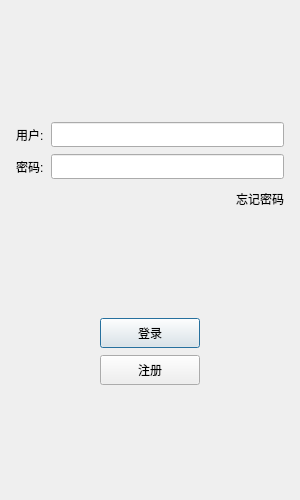
<?xml version="1.0" encoding="UTF-8"?>
<ui version="4.0">
 <class>LoginDialog</class>
 <widget class="QDialog" name="LoginDialog">
  <property name="geometry">
   <rect>
    <x>0</x>
    <y>0</y>
    <width>300</width>
    <height>500</height>
   </rect>
  </property>
  <property name="minimumSize">
   <size>
    <width>300</width>
    <height>500</height>
   </size>
  </property>
  <property name="maximumSize">
   <size>
    <width>300</width>
    <height>500</height>
   </size>
  </property>
  <property name="windowTitle">
   <string>Dialog</string>
  </property>
  <layout class="QVBoxLayout" name="verticalLayout_2">
   <item>
    <layout class="QVBoxLayout" name="verticalLayout">
     <property name="spacing">
      <number>7</number>
     </property>
     <property name="leftMargin">
      <number>5</number>
     </property>
     <property name="topMargin">
      <number>5</number>
     </property>
     <property name="rightMargin">
      <number>5</number>
     </property>
     <property name="bottomMargin">
      <number>5</number>
     </property>
     <item>
      <widget class="QWidget" name="widget" native="true">
       <layout class="QGridLayout" name="gridLayout">
        <item row="0" column="0">
         <widget class="QLabel" name="label">
          <property name="text">
           <string/>
          </property>
          <property name="pixmap">
           <pixmap resource="rc.qrc">:/res/atri.png</pixmap>
          </property>
          <property name="alignment">
           <set>Qt::AlignmentFlag::AlignCenter</set>
          </property>
         </widget>
        </item>
        <item row="1" column="0">
         <spacer name="verticalSpacer">
          <property name="orientation">
           <enum>Qt::Orientation::Vertical</enum>
          </property>
          <property name="sizeHint" stdset="0">
           <size>
            <width>20</width>
            <height>40</height>
           </size>
          </property>
         </spacer>
        </item>
       </layout>
      </widget>
     </item>
     <item>
      <layout class="QHBoxLayout" name="horizontalLayout">
       <property name="spacing">
        <number>7</number>
       </property>
       <item>
        <widget class="QLabel" name="user_label">
         <property name="minimumSize">
          <size>
           <width>0</width>
           <height>25</height>
          </size>
         </property>
         <property name="maximumSize">
          <size>
           <width>16777215</width>
           <height>25</height>
          </size>
         </property>
         <property name="text">
          <string>用户:</string>
         </property>
        </widget>
       </item>
       <item>
        <widget class="QLineEdit" name="user_edit">
         <property name="minimumSize">
          <size>
           <width>0</width>
           <height>25</height>
          </size>
         </property>
         <property name="maximumSize">
          <size>
           <width>16777215</width>
           <height>25</height>
          </size>
         </property>
        </widget>
       </item>
      </layout>
     </item>
     <item>
      <layout class="QHBoxLayout" name="horizontalLayout_2">
       <item>
        <widget class="QLabel" name="pass_label">
         <property name="minimumSize">
          <size>
           <width>0</width>
           <height>25</height>
          </size>
         </property>
         <property name="maximumSize">
          <size>
           <width>16777215</width>
           <height>25</height>
          </size>
         </property>
         <property name="text">
          <string>密码:</string>
         </property>
        </widget>
       </item>
       <item>
        <widget class="QLineEdit" name="pass_edit">
         <property name="minimumSize">
          <size>
           <width>0</width>
           <height>25</height>
          </size>
         </property>
         <property name="maximumSize">
          <size>
           <width>16777215</width>
           <height>25</height>
          </size>
         </property>
        </widget>
       </item>
      </layout>
     </item>
     <item>
      <layout class="QHBoxLayout" name="horizontalLayout_3">
       <item>
        <spacer name="horizontalSpacer">
         <property name="orientation">
          <enum>Qt::Orientation::Horizontal</enum>
         </property>
         <property name="sizeHint" stdset="0">
          <size>
           <width>40</width>
           <height>20</height>
          </size>
         </property>
        </spacer>
       </item>
       <item>
        <widget class="ClickedLabel" name="forget_label">
         <property name="minimumSize">
          <size>
           <width>0</width>
           <height>25</height>
          </size>
         </property>
         <property name="maximumSize">
          <size>
           <width>16777215</width>
           <height>25</height>
          </size>
         </property>
         <property name="text">
          <string>忘记密码</string>
         </property>
        </widget>
       </item>
      </layout>
     </item>
     <item>
      <spacer name="verticalSpacer_2">
       <property name="orientation">
        <enum>Qt::Orientation::Vertical</enum>
       </property>
       <property name="sizeHint" stdset="0">
        <size>
         <width>20</width>
         <height>40</height>
        </size>
       </property>
      </spacer>
     </item>
     <item>
      <layout class="QHBoxLayout" name="horizontalLayout_4">
       <item>
        <spacer name="horizontalSpacer_2">
         <property name="orientation">
          <enum>Qt::Orientation::Horizontal</enum>
         </property>
         <property name="sizeHint" stdset="0">
          <size>
           <width>40</width>
           <height>20</height>
          </size>
         </property>
        </spacer>
       </item>
       <item>
        <widget class="QPushButton" name="login_btn">
         <property name="minimumSize">
          <size>
           <width>100</width>
           <height>30</height>
          </size>
         </property>
         <property name="text">
          <string>登录</string>
         </property>
        </widget>
       </item>
       <item>
        <spacer name="horizontalSpacer_3">
         <property name="orientation">
          <enum>Qt::Orientation::Horizontal</enum>
         </property>
         <property name="sizeHint" stdset="0">
          <size>
           <width>40</width>
           <height>20</height>
          </size>
         </property>
        </spacer>
       </item>
      </layout>
     </item>
     <item>
      <layout class="QHBoxLayout" name="horizontalLayout_5">
       <item>
        <spacer name="horizontalSpacer_4">
         <property name="orientation">
          <enum>Qt::Orientation::Horizontal</enum>
         </property>
         <property name="sizeHint" stdset="0">
          <size>
           <width>40</width>
           <height>20</height>
          </size>
         </property>
        </spacer>
       </item>
       <item>
        <widget class="QPushButton" name="reg_btn">
         <property name="minimumSize">
          <size>
           <width>100</width>
           <height>30</height>
          </size>
         </property>
         <property name="text">
          <string>注册</string>
         </property>
        </widget>
       </item>
       <item>
        <spacer name="horizontalSpacer_5">
         <property name="orientation">
          <enum>Qt::Orientation::Horizontal</enum>
         </property>
         <property name="sizeHint" stdset="0">
          <size>
           <width>40</width>
           <height>20</height>
          </size>
         </property>
        </spacer>
       </item>
      </layout>
     </item>
     <item>
      <spacer name="verticalSpacer_3">
       <property name="orientation">
        <enum>Qt::Orientation::Vertical</enum>
       </property>
       <property name="sizeHint" stdset="0">
        <size>
         <width>20</width>
         <height>40</height>
        </size>
       </property>
      </spacer>
     </item>
    </layout>
   </item>
  </layout>
 </widget>
 <customwidgets>
  <customwidget>
   <class>ClickedLabel</class>
   <extends>QLabel</extends>
   <header>clickedlabel.h</header>
  </customwidget>
 </customwidgets>
 <resources>
  <include location="rc.qrc"/>
 </resources>
 <connections/>
</ui>
